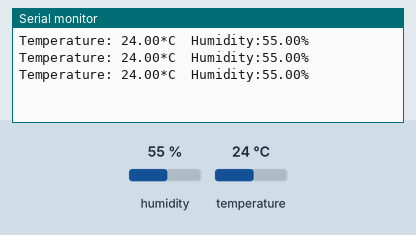
Bench run of a sketch on a simulated Arduino Uno, built with avr-gcc and run on an emulated ATmega328P. Parts: the last lines printed to the serial monitor. The test bench sets the inputs (shaded band); at power-on: humidity 55 %, temperature 24 °C.

Above: at 2.8 s.
2.9 s: humidity set to 22 %
At 4.9 s:
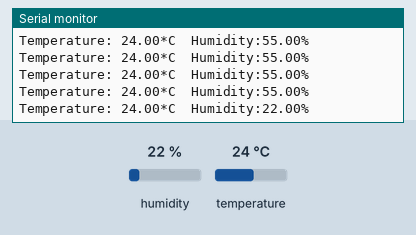
5.6 s: temperature set to 12 °C
At 6.8 s:
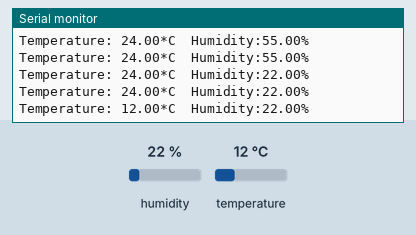
8.3 s: humidity set to 40 %
At 10.5 s:
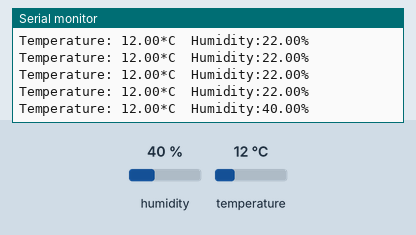
Timing chart, 0 to 12.0 s (numbered marks = the images above; inputs shaded):
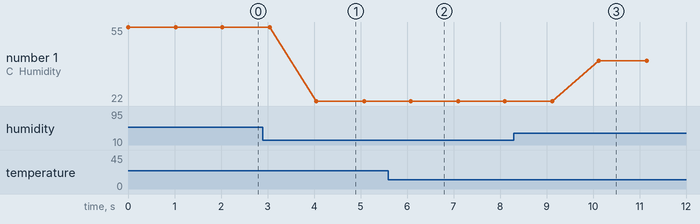

Measured:
- after the input at 2.9 s, the serial monitor: prints a new line after 1.2 s (image 1)
- after the input at 5.6 s, the serial monitor: prints a new line after 0.48 s (image 2)
- after the input at 8.3 s, the serial monitor: prints a new line after 1.8 s (image 3)
- plotted number 1: 55 → 22 after the input at 2.9 s, 22 → 40 after the input at 8.3 s

The sketch:

dht.c.ino
```cpp
#include <DHT.h>
DHT dht2(2,DHT11);

void setup()
{
	Serial.begin(115200);
	dht2.begin();
}
void loop()
{
	Serial.print("Temperature: ");
	Serial.print((dht2.readTemperature()));
	Serial.print("*C");
	Serial.print("\tHumidity:");
	Serial.print((dht2.readHumidity()));
	Serial.print("%\n");
	delay(1000);
}  
```
